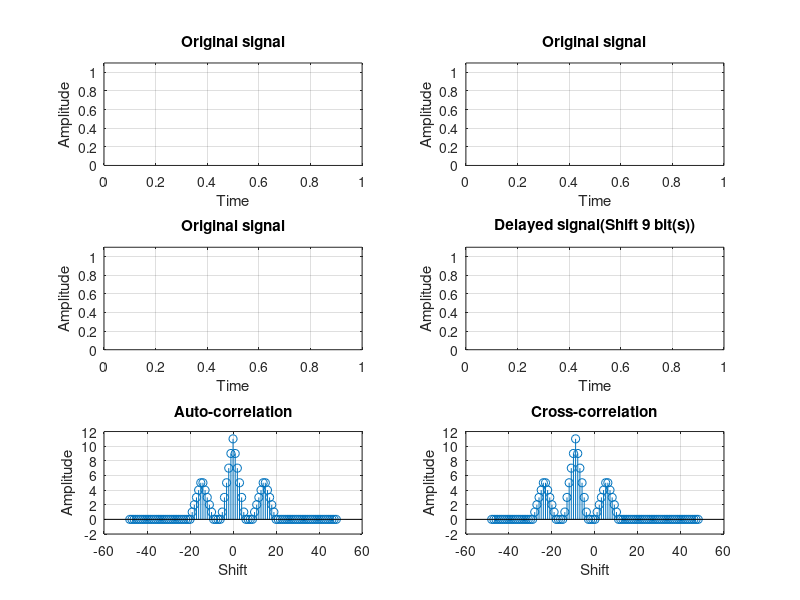

Here is the MATLAB script that generated this plot:
clc;
clear;
close all;

u0 = zeros(1, 9);
u1 = ones(1, 5);
u2 = zeros(1, 9);
u3 = ones(1, 6);
u4 = zeros(1, 20);
shiftBits = 9;

squareSignal = [u0, u1 , u2, u3, u4];
copySquareSignal = circshift(squareSignal, shiftBits);
[ac, aclags] = xcorr(squareSignal, squareSignal);
[cc, cclags] = xcorr(squareSignal, copySquareSignal);

%% Auto-correlation plot
% Creat plot
figure(1);

subplot(3, 2, 1);
plot(squareSignal, LineWidth=1.5);
grid on;
ylim([0 1.1]);
xlabel("Time");
ylabel("Amplitude");
title("Original signal")

subplot(3, 2, 3);
plot(squareSignal, LineWidth=1.5);
grid on;
ylim([0 1.1]);
xlabel("Time");
ylabel("Amplitude");
title("Original signal");

subplot(3, 2, 5);
stem(aclags, ac);
grid on;
xlabel("Shift");
ylabel("Amplitude");
title("Auto-correlation")

%% Cross-correlation plot
subplot(3, 2, 2);
plot(squareSignal, LineWidth=1.5);
grid on;
ylim([0 1.1]);
xlabel("Time");
ylabel("Amplitude");
title("Original signal")

subplot(3, 2, 4);
plot(copySquareSignal, LineWidth=1.5);
grid on;
ylim([0 1.1]);
xlabel("Time");
ylabel("Amplitude");
titelStr = sprintf("Delayed signal(Shift %d bit(s))", shiftBits);
title(titelStr);

subplot(3, 2, 6);
stem(cclags, cc);
grid on;
xlabel("Shift");
ylabel("Amplitude");
title("Cross-correlation")
